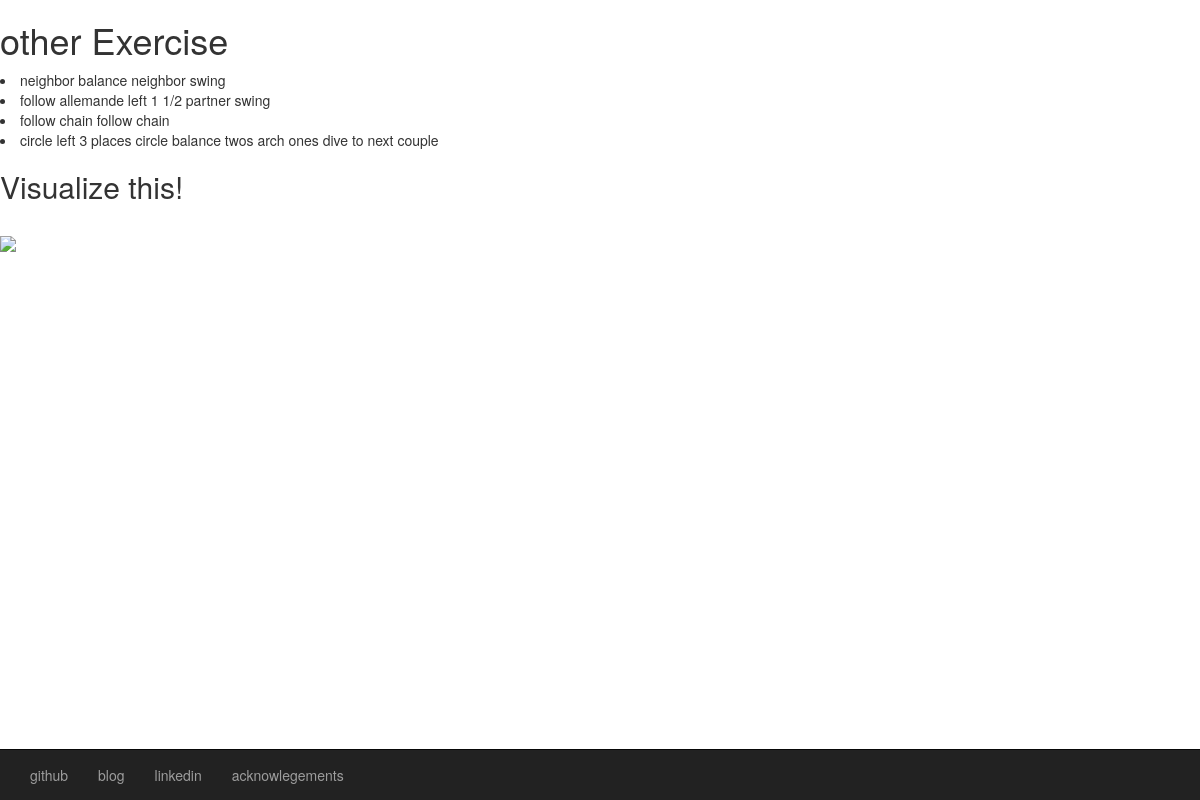
The app's page /new with its own data.
### model.py (models this page shows, shortened)
class Move(db.Model):
    __tablename__ = "moves"
    move_code = db.Column(db.String(12), primary_key=True)
    type_code = db.Column(db.String(24), db.ForeignKey('types.type_code'))
    move_name = db.Column(db.String(64), nullable=False)
    beats = db.Column(db.Integer, nullable=False)
    follows_move = db.Column(db.Integer, nullable=False)
    leads_move = db.Column(db.Integer, nullable=False)
    same_side = db.Column(db.Integer, nullable=True)
    type_ = db.relationship('Type_', backref=db.backref('moves'))

### server.py (the view)
@app.route('/new')
def generate():
    title = make_title()
    print title
    dance = simple_trans()
    print dance
    return render_template("new.html", dance=dance, title=title)

### algorithm.py (called while the page is built)
def pull_move_codes():
    all_codes = db.session.query(Move.move_code).all()
    return all_codes

def make_moves():
    all_moves = pull_move_codes()
    move_dict = {}
    for code in all_moves:
        move_code = code[0]
        move_dict[move_code] = MoveObj(move_code)
    return move_dict

def do_it_all():
    da_dict = make_moves()
    new_dance = DanceObj(da_dict)
    return new_dance.dance_moves, da_dict

    def get_attributes(self):
        self.type_code, self.beats, self.name = db.session.query(Move.type_code, Move.beats, Move.move_name).filter(Move.move_code == self.move_code).one()
        self.move_lead, self.move_follow, self.same_side = db.session.query(Move.leads_move, Move.follows_move, Move.same_side).filter(Move.move_code == self.move_code).one()
        self.min, self.max = db.session.query(Type_.min_repeats, Type_.max_repeats).filter(Type_.type_code == self.type_code).one()
        self.orphanable = self.orphanable()
        self.values = self.get_values()

    def get_values(self):
        values = db.session.query(Chain.value).filter(Chain.key_ == self.move_code).all()
        values_list = []
        for value in values:
            values_list.append(value[0])
        return values_list

    def orphanable(self):
        return self.min != 0

    def pick_progression(self):
        prog_list = db.session.query(Progression.last, Progression.first, Progression.start).all()
        last_move, first_move, start_position = choice(prog_list)
        return (last_move, first_move, start_position)

    def len_left_init(self, last_move):
        move_beats = self.move_dict[last_move].beats
        minus_last = DANCE_LENGTH - move_beats
        return minus_last

    def count_dance(self, dance):
        count = 0
        for each_move in dance:
            move_time = self.move_dict[each_move].beats
            count += move_time
        return count

    def find_follows(self, dance):
        follow_count = 0
        for each_move in dance:
            follows_code = self.move_dict[each_move].move_follow
            if follows_code < 10:
                follows_move = follows_code
            else:
                follows_move = FUNKY_MOVES[follows_code][follow_count]
            follow_count += follows_move
            follow_count = follow_count % 4
        return follow_count

### code_to_choreo.py (called while the page is built)
def make_dance():
    dance_moves, da_dict = algorithm.do_it_all()
    return dance_moves, da_dict

### templates/new.html (shortened to what this page needs)
{% extends 'base.html' %}
{% block content %}
  <div id="choreo">
    <h1>{{ title }}</h1>
    {% for phrase in dance %}
        <li>
          {% for move in phrase %}
            {% if move|length == 2 %}
              <span class="visual_move" data={{ move[1] }}>
                {{ move[0] }}
              </span>
            {% else %}
              {{ move }}
            {% endif %}
          {% endfor %}
        </li>
    {% endfor %}
  </div>
  <div id="clips">
    <h2>Visualize this!<h2>
    <div width="500px" id="clips">
      <img src="../static/something.gif"></img>
    </div>
  </div>
{% endblock %}

### templates/base.html (shortened to what this page needs)
<!doctype html>
<html>
<head>
    <link rel="stylesheet" href="https://maxcdn.bootstrapcdn.com/bootstrap/3.3.4/css/bootstrap.min.css">
    <link rel="stylesheet" href="/static/style.css">
</head>
<body>
    {% block content %} content goes here {% endblock %}
  <nav class="navbar navbar-inverse navbar-fixed-bottom">
    <div class="container-fluid">
      <div>
        <ul class="nav navbar-nav">
          <li><a href="https://github.com/ohrely">github</a></li>
          <li><a href="http://ohrely.com">blog</a></li>
          <li><a href="https://www.linkedin.com/in/ohrely">linkedin</a></li>
          <li><a href="/ack">acknowlegements</a></li>
        </ul>
      </div>
    </div>
  </nav>
</body>
</html>

### records on screen
Move: move_name "neighbor balance"
Move: move_name "neighbor swing"
Move: move_name "follow allemande left 1 1/2"
Move: move_name "partner swing"
Move: move_name "follow chain"
Move: move_name "circle left 3 places"
Move: move_name "circle balance"
Move: move_name "twos arch ones dive to next couple"

### other values on screen
{{ title }} "other Exercise"
